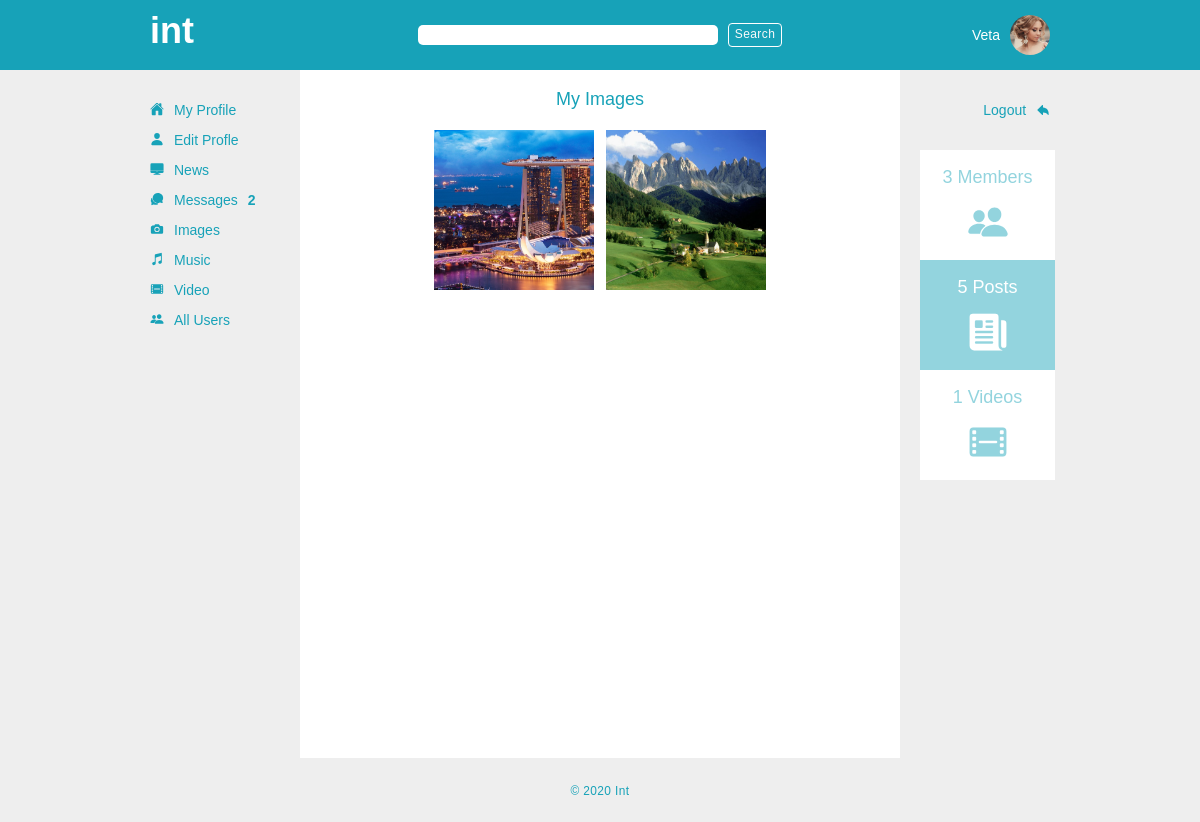
/images/ (signed in), run on the app's committed database.
### app_one/models.py (models this page shows, shortened)
class User(models.Model):
    first_name = models.CharField(max_length = 255)
    last_name = models.CharField(max_length = 255)
    initials = 	models.CharField(max_length = 10, blank=True, null = True)
    birth_date = models.DateField(blank=True, null=True)
    avatar = models.ImageField(upload_to='avatars', default='avatars/no_avatar.png')	#upload to avatars is a directory inside media directory, it will go like media/avatars
    email = models.TextField()
    phone_num = models.CharField(default='', max_length = 255)
    about = models.TextField(default='')
    password = models.TextField()
    location = models.CharField(max_length = 255, blank=True, null = True)
    has_message=models.IntegerField(default=0)
    created_at = models.DateTimeField(auto_now_add = True)
    updated_at = models.DateTimeField(auto_now = True)
    objects = UserManager()

class Post(models.Model):
    content = models.TextField()
    post_image = models.ImageField(upload_to='post_images', default=None, blank=True, null = True)
    post_song = models.FileField(upload_to='music', default=None, blank=True, null = True)
    poster = models.ForeignKey(User, related_name = 'poster', on_delete=models.CASCADE)
    likes = models.ManyToManyField(User, related_name = 'posts_liked')
    created_at = models.DateTimeField(auto_now_add = True)
    updated_at = models.DateTimeField(auto_now = True)
    objects = PostManager()

### app_one/views.py (the view)
# urls.py: path('images/', views.images),
def images(request):
    cur_user = User.objects.get(id = request.session['user_id'])
    all_posts = Post.objects.exclude(poster = cur_user )
    context = {
        'cur_user':cur_user,
        'all_posts':all_posts,
        'all_available_posts': Post.objects.all(),
        'all_users': User.objects.all(),
        'all_videos': Video_item.objects.all()
    }
    return render(request, 'images.html', context)

### app_one/templates/images.html (shortened to what this page needs)
{% load embed_video_tags %}
<!DOCTYPE html>
<html lang="en">
<head>
    {% include 'head.html' %}
</head>
<body>
    <div class="outer_container">
        {% include 'search.html' %}
        <div class="inner_container">
            <div class="inner">
                {% include 'navbar.html' %}
                <div class="main_container">
                    <div class="page_title_container">
                        <h4>My Images</h4>
                    </div>
                    <div class="my_image_container">
                        <div class="tz-gallery">
                            {% for eachpost in cur_user.poster.all %}
                                {% if eachpost.post_image %}
                                <div class="image_box">
                                    <a class="lightbox" href="{{ MEDIA_URL }}{{ eachpost.post_image }}">
                                        <img class="all_images" src="{{ MEDIA_URL }}{{ eachpost.post_image }}" alt="">
                                    </a>
                                </div>
                                {% endif%}
                            {% endfor %}
                        </div>
                    </div>
                </div>
                {% include 'sidebar.html' %}
            </div>
        </div>
    {% include 'footer.html' %}
    </div>
</body>
</html>

### app_one/templates/search.html (shortened to what this page needs)
<div id="search_bar_container">
    <div id="search_bar">
        <div class="logo_container">
            <a href="/dashboard/"><h1 class="logotip">int</h1></a>
        </div>
        <div class="form_search_container">
            <div class="form_items">
                <form action="/search/" method="GET" class="form-inline">
                    <input class="search_bar1" type="search" name="results">
                    <button class="btn btn-outline-light search_bar1_btn" type="submit">Search</button>
                </form>
            </div>
        </div>
        <div class="current_user_container">
            {% if request.session.user_id != null %}
            <div class="cur_user_name_container">
                <p><a href="/user/{{ cur_user.id }}/profile/">{{ cur_user.first_name }}</a></p>
            </div>
            <div class="cur_user_photo_container">
                <a href="/user/{{ cur_user.id }}/profile/"><img src="{{ MEDIA_URL }}{{ cur_user.avatar }}" alt="avatar"></a>
            </div>
            {% endif %}
        </div>
    </div>
</div>

### app_one/templates/navbar.html
<div id="navigation">
    <nav>
        <ul>
            {% if request.session.user_id != null %}
            <li><a href="/user/{{ request.session.user_id }}/profile/"><ion-icon name="home"></ion-icon>My Profile</a></li>
            <li><a href="/update_profile/{{ request.session.user_id}}/"><ion-icon name="person"></ion-icon>Edit Profle</a></li>
            <li><a href="/dashboard/"><ion-icon name="desktop"></ion-icon>News</a></li>
            <li>
                <a href="/messages/"><ion-icon name="chatbubbles"></ion-icon>Messages
                    {% if cur_user.has_message %}
                    <span id="mess_count">{{ cur_user.has_message }}</span>
                    {% endif %}
                </a>
            </li>
            <li><a href="/images/"><ion-icon name="camera"></ion-icon>Images</a></li>
            <li><a href="/music/"><ion-icon name="musical-notes"></ion-icon>Music</a></li>
            <li><a href="/video/"><ion-icon name="film"></ion-icon>Video</a></li>
            <li><a href="/all_friends/"><ion-icon name="people"></ion-icon>All Users</a></li>
            {% endif %}
        </ul>
    </nav>
</div>

### app_one/static/css/style.css (style rules this page uses)
* { margin: 0; padding: 0; -webkit-box-sizing: border-box; box-sizing: border-box; font-family: Arial, Helvetica, sans-serif; }
p { margin-top: 0; margin-bottom: 0; }
ul { margin-top: 0; margin-bottom: 0; }
li { list-style: none; }
a { color: #17a2b8; }
.outer_container { width: 100%; height: 100%; min-height: 92vh; background-color: #eeeeee; }
#search_bar_container { width: 100%; height: 70px; background-color: #17a2b8; }
#search_bar_container #search_bar { width: 900px; height: 70px; margin: 0 auto; display: -webkit-box; display: -ms-flexbox; display: flex; -webkit-box-align: center; -ms-flex-align: center; align-items: center; -webkit-box-pack: justify; -ms-flex-pack: justify; justify-content: space-between; }
#search_bar_container #search_bar .logo_container { -webkit-box-flex: 1; -ms-flex: 1; flex: 1; color: #fff; padding-bottom: 18px; }
#search_bar_container #search_bar .logo_container a { color: #fff; }
#search_bar_container #search_bar .logo_container a .logotip { color: #fff; font-weight: 900; }
#search_bar_container #search_bar .form_search_container { -webkit-box-flex: 3; -ms-flex: 3; flex: 3; }
#search_bar_container #search_bar .form_search_container .form_items { display: -webkit-box; display: -ms-flexbox; display: flex; -webkit-box-align: center; -ms-flex-align: center; align-items: center; -ms-flex-pack: distribute; justify-content: space-around; }
#search_bar_container #search_bar .form_search_container .form_items form .search_bar1 { outline: none; border: none; min-width: 300px; border-radius: 5px; margin-right: 10px; }
#search_bar_container #search_bar .form_search_container .form_items form .search_bar1_btn { padding: 0; border: 1px solid #fff; font-size: 12px; padding: 2px 6px; letter-spacing: 0.4px; }
#search_bar_container #search_bar .current_user_container { -webkit-box-flex: 1; -ms-flex: 1; flex: 1; display: -webkit-box; display: -ms-flexbox; display: flex; -webkit-box-align: center; -ms-flex-align: center; align-items: center; -webkit-box-pack: end; -ms-flex-pack: end; justify-content: flex-end; }
#search_bar_container #search_bar .current_user_container .cur_user_name_container { margin-right: 10px; }
#search_bar_container #search_bar .current_user_container .cur_user_name_container p a { color: #fff; }
#search_bar_container #search_bar .current_user_container .cur_user_photo_container img { width: 40px; height: 40px; border-radius: 50%; -o-object-fit: cover; object-fit: cover; }
.inner_container { width: 900px; margin: auto; min-height: 86vh; }
.inner { display: -webkit-box; display: -ms-flexbox; display: flex; -webkit-box-pack: justify; -ms-flex-pack: justify; justify-content: space-between; width: 900px; margin: 0 auto; height: 100%; }
#navigation { width: 150px; padding-top: 20px; }
#navigation li { margin-top: 10px; }
#navigation li a { display: -webkit-box; display: -ms-flexbox; display: flex; font-size: 14px; color: #17a2b8; }
#navigation li a ion-icon { padding-right: 10px; padding-top: 2px; }
#navigation li a #mess_count { font-weight: 900; margin-left: 10px; }
.main_container { background-color: #fff; width: 600px; margin: auto; min-height: 86vh; }
.main_container .page_title_container { padding: 10px; text-align: center; color: #17a2b8; font-weight: 900; }
.hydrated { visibility: inherit; margin-bottom: -2px; }
.my_image_container { text-align: center; }
.my_image_container .image_box { display: inline-block; margin: 0 4px 10px; }
.my_image_container .image_box .all_images { width: 160px; height: 160px; -o-object-fit: cover; object-fit: cover; }

### data on the page
User: first_name "Veta", avatar (picture), has_message "2"
Post: post_image (picture)
Post: post_image (picture)

### other printed values
{{ all_users.count }} "3"
{{ all_available_posts.count }} "5"
{{ all_videos.count }} "1"
